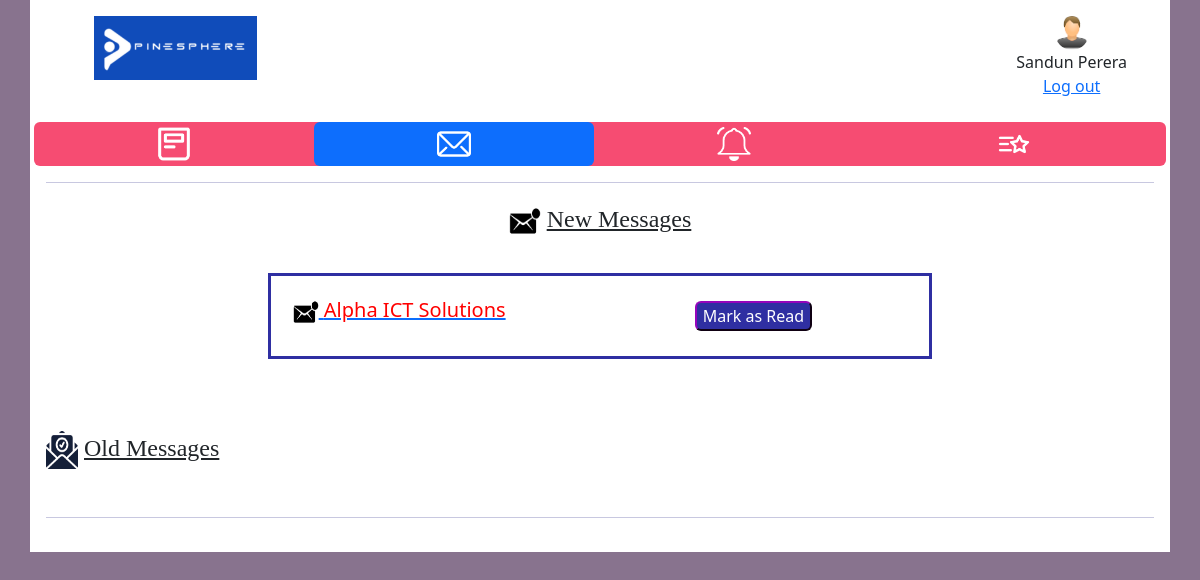
Screenshot of /stumsg/a7ea4804-16d6-4841-be45-13508477e0c5/ with the database file from the repository.
### WorkplaceApp/models.py (models this page shows)
class studentDataTable(models.Model):
    stuid = models.UUIDField(default=uuid.uuid4, primary_key=True, editable=False, unique=True)
    firstname = models.CharField(max_length=100)
    lastname = models.CharField(max_length=100)
    address = models.TextField(blank=True, null=True)
    email = models.CharField(max_length=200)
    tel = models.CharField(max_length=50)
    university = models.CharField(max_length=200)
    degree = models.TextField(blank=True, null=True)
    linkedin = models.CharField(blank=True, null=True, max_length=1000)
    createtimestamp = models.DateTimeField(auto_now_add=True)
    updatetimestamp = models.DateTimeField(auto_now_add=True)
    profilepic = models.ImageField(null=True, blank=True)
    username = models.CharField(unique=True, max_length=200)
    password = models.CharField(max_length=100)

class message(models.Model):
    msgid = models.UUIDField(default=uuid.uuid4, primary_key=True, editable=False, unique=True)
    msg = models.TextField(blank=True, null=True)
    student = models.ForeignKey(studentDataTable, on_delete=models.CASCADE, null=True, blank=True)
    company = models.ForeignKey(companyDataTable, on_delete=models.CASCADE, null=True, blank=True)
    sender = models.CharField(max_length=200)
    senderID = models.CharField(max_length=200, blank=True, null=True)
    Receiver = models.CharField(max_length=200)
    ReceiverID = models.CharField(max_length=200, blank=True, null=True)
    MarkAsRead = models.CharField(max_length=5,blank=True, null=True)
    createtimestamp = models.CharField(max_length=30)

### WorkplaceApp/views.py (the view)
# urls.py: path('stumsg/<str:stuid>/', views.stumsg, name="stumsg"),
def stumsg(request, stuid):
    studb = studentDataTable.objects.get(stuid=stuid)
    newmsgdb = message.objects.filter(ReceiverID=stuid, MarkAsRead='0')
    oldmsgdb = message.objects.filter(ReceiverID=stuid, MarkAsRead='1')
    return render(request, "student/stumsg.html",{'studb':studb, 'newmsgdb':newmsgdb, 'oldmsgdb':oldmsgdb})

### template/student/stumsg.html (shortened to what this page needs)
<!DOCTYPE html>
<html>
    <head>
        {% load static %}
        <link href="https://cdn.jsdelivr.net/npm/bootstrap@5.2.3/dist/css/bootstrap.min.css" rel="stylesheet">
          <link href="{% static 'css/style.css' %} " rel="stylesheet">
		</head>
<body style="background-color: #88738E;">
    <div class="container p-3" style="background-color: #ffffff;">
			<div class="row header">
				<div class="col-3 col-sm-3">
				<img src="{% static 'images/logointern.png' %}" alt="Company Logo" style=" height: 64px; width: auto;" class="companyLogo">
				</div>
				<div class="col-7 col-sm-7">
				</div>
				<div class="col-2 col-sm-2">
				<img src="{{studb.profilepic.url}}" alt="profile pic" style="width: 34px; height: 34px;" class="usericon rounded-pill "><br>{{studb.firstname}}  {{studb.lastname}}<br><a href="{% url 'logout' %}">Log out</a>
				</div>
			</div>
			<br>
			<div class="row sticky">
			  <ul class="nav nav-pills nav-justified navbarclr">
			    <li class="nav-item">
			      <a class="nav-link" href="{% url 'stufeed' studb.stuid %}"> <img src="{% static 'images/icon/feedwhite.png' %}" alt="Feed" style="width: 34px; height: 34px;" class="btnicon"> </a>
			    </li>
			    <li class="nav-item">
			      <a class="nav-link active" href="{% url 'stumsg' studb.stuid %}"><img src="{% static 'images/icon/msgwhite.png' %}" alt="Messages" style="width: 34px; height: 34px;" class="btnicon"></a>
			    </li>
			    <li class="nav-item">
			      <a class="nav-link" href="{% url 'StuNotifications' studb.stuid %}"><img src="{% static 'images/icon/notificationwhite.png' %}" alt="Notification" style="width: 34px; height: 34px;" class="btnicon"></a>
			    </li>
			    <li class="nav-item">
			      <a class="nav-link" href="{% url 'stufav' studb.stuid %}"><img src="{% static 'images/icon/favoritewhite.png' %}" alt="Favorite" style="width: 34px; height: 34px;" class="btnicon"></a>
			    </li>
			  </ul>
			</div>
            <hr style="color:#242582; height:3px;">
            <div class="row">
				<center>
                <div class="newchatHeads">
					<h2 style=" font-family: verdana; font-size: 150%;">
					<img src="{% static 'images/icon/Unread.png' %}" alt="Unread icon" style="width: 32px; height: 40px;">
					<u> New Messages</u></h2>
					<table style="border:3px solid #2f2fa2; width: 60%;">
                    {% for i in newmsgdb %}
					<tr style="border:1px solid #242582;">
					<td>
						<a href="{% url 'stuchat' studb.stuid i.senderID %}">
							<div class="heads">
								<h5>
								<img src="{% static 'images/icon/Unread.png' %}" alt="Unread icon" style="width: 26px; height:34px;">
								{{ i.sender }}</h5>
							</div>
						</a>
					</td>
					<td>
						<a href="{% url 'stumsgseen' studb.stuid i.msgid %}">
							<div class="marbtndiv">
								<br>
									<button type="button" class="markasread">Mark as Read</button>
							</div>
						</a>
						<br>
					</td>
					</tr>
					<br>
					{% endfor %}
				</table>
				</div>
				</center>
            </div>
			<br><br><br>
			<div class="row">
                <div class="oldchatHeads">
					<h2 style=" font-family: verdana; font-size: 150%;">
					<img src="{% static 'images/icon/readmsg.png' %}" alt="Unread messages" style="width: 32px; height: 38px;">
					<u> Old Messages</u>
					</h2>
					<br>
                </div>
            </div>
			<hr style="color:#242582; height:3px;">
    </div>
</body>
</html>

### static/css/style.css (style rules this page uses)
.header { text-align: center; }
div.sticky { position: -webkit-sticky; position: sticky; top: 0; padding: 0px; }
.nav-item > a { padding: 5px; color: black }
.navbarclr { background-color: #f64c72; border-radius: 6px; }
.markasread { color: white; background-color: #2f2fa2; height: auto; width: auto; border-radius: 6px; border-color: #520367; }
.heads { padding-left: 5%; }
.marbtndiv { align-items: center; }
:root { --primary-color:#242582; }

### template/student/stumsg.html (style rules this page uses)
h5 { color: red; }

### rows the page displays
studentDataTable: profilepic (picture), firstname "Sandun", lastname "Perera"
message: sender "Alpha ICT Solutions"
